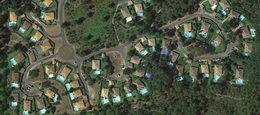
%> input picture ANNALES/images_tp_note/piscine.png, 260 x 115 px, shrunk from 1089 x 481 before the run
$ octave Exo1.m   (GNU Octave 9; MATLAB toolbox functions it lacks are replaced by stand-ins)
%> lines starting %> are read from the running program, lines starting %| are printed output that depends on the picture
I0 = imread("./images_tp_note/piscine.png")
%> I0 is the input picture: size 115x260x3 uint8; mean R, G, B 78.5, 85.9, 67.3

% [7 lines of commented-out code are left out]
I0_B = I0(:,:,3)
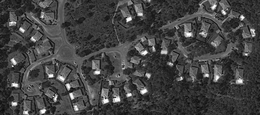
%> I0_B: size 115x260 uint8; min 7, max 255, mean 67.3

#figure;imshow(I0_R)
#figure;imshow(I0_G)
#figure;imshow(I0_B)

I2 = double(I0_B)/255
I2_hist = hist(I2)
figure;bar(I2_hist)
%> after `bar(I2_hist)`:
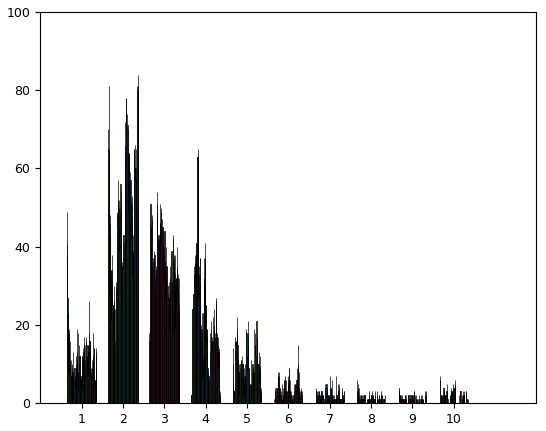
%> figure redrawn from the program's plot data; tallest bar 59 high, from x = 1.64 to 1.64; tallest bar 62 high, from x = 1.64 to 1.65; tallest bar 49 high, from x = 0.646 to 0.648; tallest bar 70 high, from x = 1.65 to 1.65

I2_max = max(I2_hist)
%> I2_max = 260 values, max 84 at index 259, min 29 at index 143, mean 49.2
%> (the run ends here)
